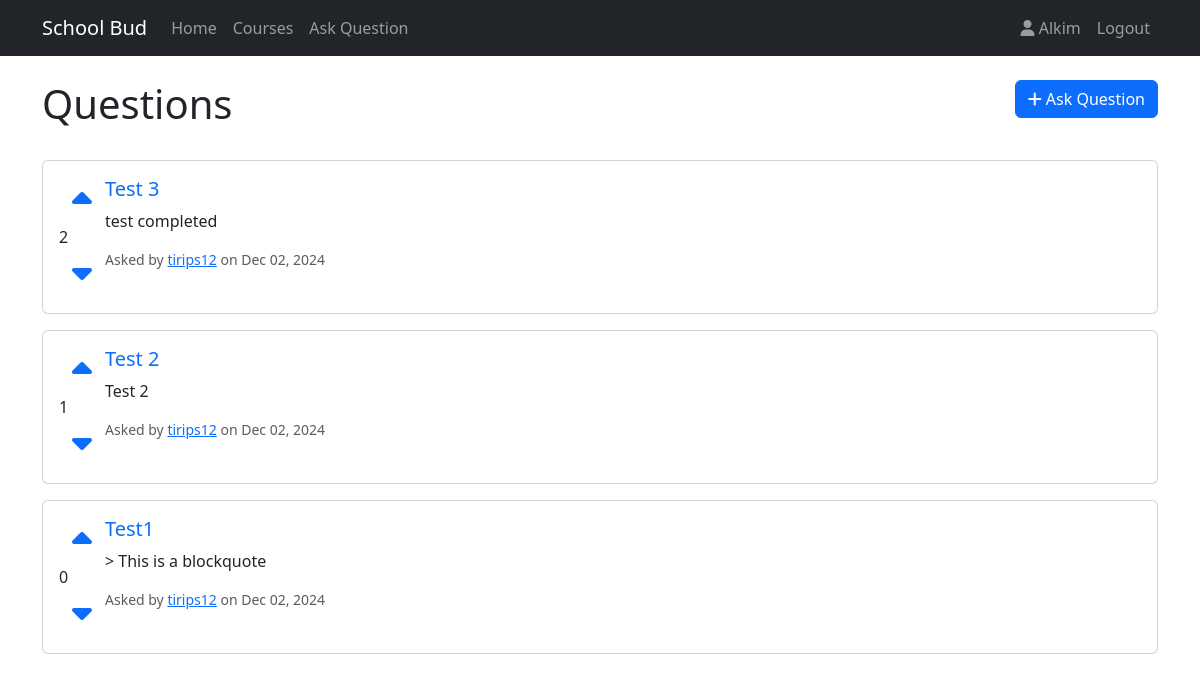
The app's page / (signed in) with its own data.
### core/models.py (models this page shows, shortened)
class Question(models.Model):
    title = models.CharField(max_length=200)
    content = models.TextField()
    author = models.ForeignKey(User, on_delete=models.CASCADE)
    course = models.ForeignKey('Course', on_delete=models.SET_NULL, null=True, blank=True, related_name='questions')
    created_at = models.DateTimeField(auto_now_add=True)
    updated_at = models.DateTimeField(auto_now=True)
    votes = models.IntegerField(default=0)
    removed = models.BooleanField(default=False)
    removed_by = models.ForeignKey(User, null=True, blank=True, related_name='removed_questions', on_delete=models.SET_NULL)
    removed_at = models.DateTimeField(null=True, blank=True)
    removal_reason = models.TextField(blank=True)

### core/views.py (the view)
# urls.py: 2. Add a URL to urlpatterns:  path('', views.home, name='home')
def home(request):
    questions = Question.objects.filter(removed=False).order_by('-created_at')
    if request.user.is_staff:
        removed_questions = Question.objects.filter(removed=True).order_by('-removed_at')
        return render(request, 'core/home.html', {
            'questions': questions,
            'removed_questions': removed_questions
        })
    return render(request, 'core/home.html', {'questions': questions})

### core/templates/core/home.html (shortened to what this page needs)
{% extends 'core/base.html' %}
{% block content %}
<div class="row mb-4">
    <div class="col">
        <h1>Questions</h1>
    </div>
    <div class="col text-end">
        {% if user.is_authenticated %}
        <a href="{% url 'question_new' %}" class="btn btn-primary">
            <i class="fas fa-plus"></i> Ask Question
        </a>
        {% endif %}
    </div>
</div>
<div class="row">
    <div class="col">
        {% for question in questions %}
        <div class="card mb-3">
            <div class="card-body">
                <div class="d-flex">
                    <div class="votes vote-container" data-type="question" data-id="{{ question.id }}">
                        <button class="btn btn-link vote-button" data-vote="up">
                            <i class="fas fa-caret-up fa-2x"></i>
                        </button>
                        <div class="vote-count">{{ question.votes }}</div>
                        <button class="btn btn-link vote-button" data-vote="down">
                            <i class="fas fa-caret-down fa-2x"></i>
                        </button>
                    </div>
                    <div class="flex-grow-1">
                        <h5 class="card-title">
                            <a href="{% url 'question_detail' question.pk %}" class="text-decoration-none">
                                {{ question.title }}
                            </a>
                        </h5>
                        <p class="card-text text-truncate">{{ question.content }}</p>
                        <div class="d-flex justify-content-between align-items-center">
                            <small class="text-muted">
                                Asked by <a href="{% url 'profile' question.author.username %}">{{ question.author.username }}</a>
                                on {{ question.created_at|date:"M d, Y" }}
                            </small>
                        </div>
                    </div>
                </div>
            </div>
        </div>
        {% empty %}
        <div class="alert alert-info">No questions have been asked yet.</div>
        {% endfor %}
    </div>
</div>
{% endblock %}

### core/templates/core/base.html (shortened to what this page needs)
{% load static %}
<!DOCTYPE html>
<html lang="en">
<head>
    <link href="https://cdn.jsdelivr.net/npm/bootstrap@5.3.0/dist/css/bootstrap.min.css" rel="stylesheet">
    <link href="https://cdnjs.cloudflare.com/ajax/libs/font-awesome/6.0.0/css/all.min.css" rel="stylesheet">
</head>
<body class="{% if user.is_authenticated %}user-authenticated{% endif %}">
    <nav class="navbar navbar-expand-lg navbar-dark bg-dark">
        <div class="container">
            <a class="navbar-brand" href="{% url 'home' %}">School Bud</a>
            <div class="collapse navbar-collapse" id="navbarNav">
                <ul class="navbar-nav me-auto">
                    <li class="nav-item">
                        <a class="nav-link" href="{% url 'home' %}">Home</a>
                    </li>
                    <li class="nav-item">
                        <a class="nav-link" href="{% url 'course_list' %}">Courses</a>
                    </li>
                    {% if user.is_authenticated %}
                    <li class="nav-item">
                        <a class="nav-link" href="{% url 'question_new' %}">Ask Question</a>
                    </li>
                    {% endif %}
                </ul>
                <ul class="navbar-nav">
                    {% if user.is_authenticated %}
                    <li class="nav-item">
                        <a class="nav-link" href="{% url 'profile' user.username %}">
                            <i class="fas fa-user"></i> {{ user.username }}
                        </a>
                    </li>
                    <li class="nav-item">
                        <a class="nav-link" href="{% url 'logout' %}">Logout</a>
                    </li>
                    {% endif %}
                </ul>
            </div>
        </div>
    </nav>
    <div class="container mt-4">
        {% block content %}
        {% endblock %}
    </div>
</body>
</html>

### records on screen
Question: votes "2", title "Test 3", content "test completed", author.username "tirips12", created_at "Dec 02, 2024"
Question: votes "1", title "Test 2", content "Test 2", author.username "tirips12", created_at "Dec 02, 2024"
Question: votes "0", title "Test1", content "> This is a blockquote", author.username "tirips12", created_at "Dec 02, 2024"

### other values on screen
{{ user.username }} "Alkim"
